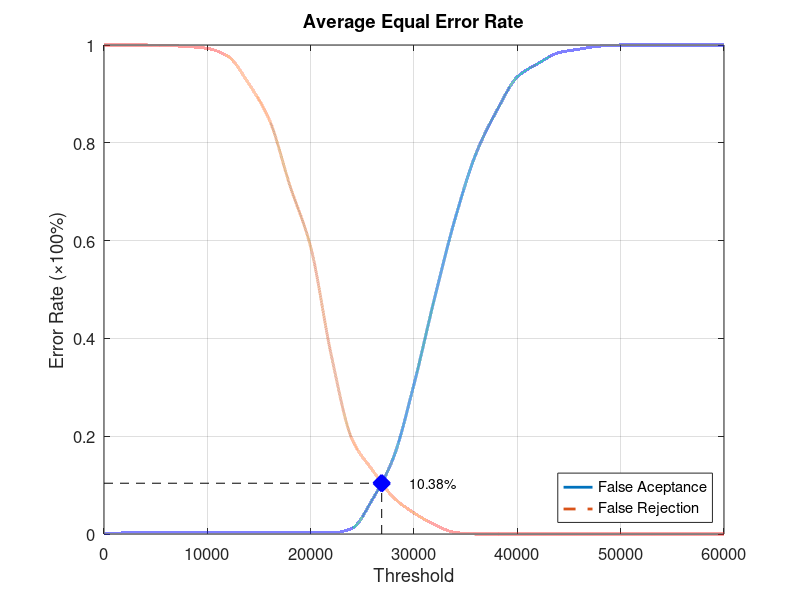
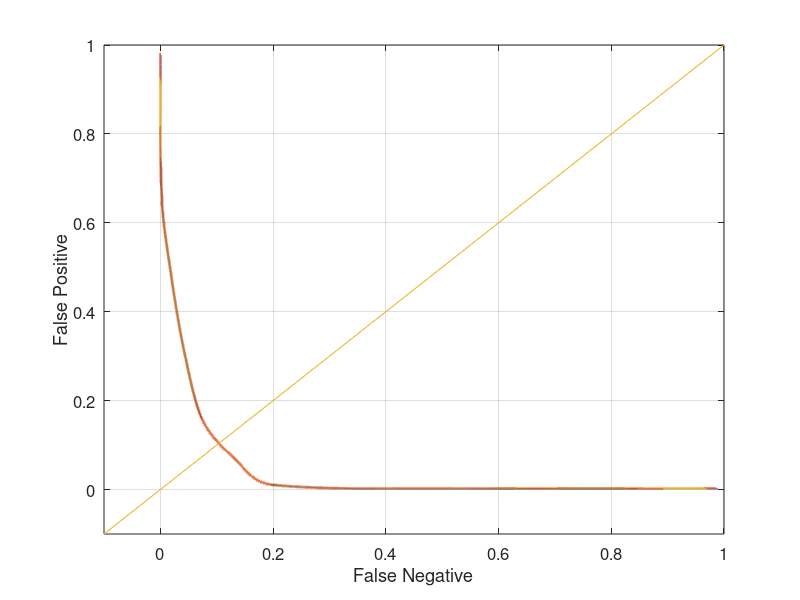

Reproduce these figures in MATLAB, in order.
function yEER = Database2Average
close all;
clear;
clc;
x = 0:2000:60000;
xq = 0:0.5:60000;

y0 = [0 0.00210526 0.00210526 0.00210526 0.00210526 0.00210526 0.00210526 0.00210526 0.00210526 0.00210526 0.00210526 0.00210526 0.0115789 0.0715789 0.155789 0.306316 0.483158 0.646316 0.777895 0.865263 0.934737 0.962105 0.984211 0.991579 0.997895 1 1 1 1 1 1];
yy0 = interp1(x, y0, xq, 'pchip');
y1 = [1 1 1 0.999 0.997 0.993 0.977 0.921 0.847 0.712 0.587 0.365 0.194 0.13 0.075 0.043 0.019 0.003 0 0 0 0 0 0 0 0 0 0 0 0 0];
yy1 = interp1(x, y1, xq, 'pchip');

% Calculating EER: 
y2 = abs(y0 - y1);
find(y2 == min(y2))
yy2 = abs(yy0 - yy1);
xEER = find(yy2 == min(yy2));
xEERIndex = xq(xEER) % X-axis EER
yEER = yy0(xEER) % Y-axis EER

main = figure
plot(xq, yy0,'-','LineWidth', 2);	hold on
plot(xq, yy1,'--','LineWidth', 2);	hold on
plot([xEERIndex xEERIndex], [0 yEER], 'k--');	hold on
plot([0 xEERIndex], [yEER yEER], 'k--');	hold on
plot(xEERIndex, yEER, 'bx', 'LineWidth', 10);	hold on
text(xEERIndex + 10 * xEERIndex / 100, yEER, [num2str(round((10000 * yEER)) / 100) '%'])
legend('False Aceptance', 'False Rejection', 'Location', 'SouthEast')
xlabel('Threshold')
ylabel('Error Rate (\times100%)')
title('Average Equal Error Rate')
set(gca, 'FontSize', 12)
axis([0 60000 0 1])
grid on

print(main, 'Database2AverageMain', '-dpng');
FNRxFPR = figure('Color', [1 1 1]);
plot(yy1, yy0, '-', yy1, yy0, 'LineWidth', 2);
hold on
y = -0.1:0.1:1
plot(y, y); 
set(gca, 'FontSize', 12)
xlabel('False Negative')
ylabel('False Positive')
axis([-0.1 1 -0.1 1])
set(gca, 'FontSize', 12)
grid on

print(FNRxFPR, 'Database2AverageFNRxFPR','-dpng');
end
